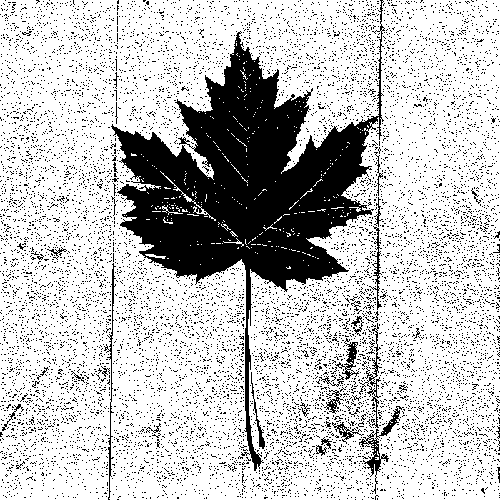
#> input picture flor_binaria.png, 501 x 500 px, found by its file name
$ jupyter execute --allow-errors aula5.ipynb
#> lines starting #> are read from the running program, lines starting #| are printed output that depends on the picture; after the words box and inside, x2 and y2 are one past the last pixel; in counts of white or black regions, pixels touching at a corner belong together
O código abaixo podemos obter o valor numérico, que representa a cor de um pixel em uma imagem colorida:

[cell 1]
import cv2
imagem = cv2.imread('C:/Users/hyago/documentos/Meusprojetos/python/computacao_visual/livro-visao-computacional-master/imagens/cap04/002.png')
#> (the rest of this cell did not finish here and is left out)

[cell 2]
# em tons de cinza só apresentará um único valor

import cv2
imagem = cv2.imread('C:/Users/hyago/documentos/Meusprojetos/python/computacao_visual/livro-visao-computacional-master/imagens/cap04/002.png')
#> (the rest of this cell did not finish here and is left out)

[cell 3]
# em imagens coloridas podemos obter a intensidade da cor de um único canal

import cv2
imagem = cv2.imread('C:/Users/hyago/documentos/Meusprojetos/python/computacao_visual/livro-visao-computacional-master/imagens/cap04/002.png')
#> (the rest of this cell did not finish here and is left out)

[cell 4]
# podemos alterar o valor de um determinado pixel da imagem atribuindo um novo valor

import cv2
imagem = imagem = cv2.imread('C:/Users/hyago/documentos/Meusprojetos/python/computacao_visual/livro-visao-computacional-master/imagens/cap04/002.png')
#> (the rest of this cell did not finish here and is left out)

## Acessando informações sobre a imagem

A bibliotexa OpenCV também nos permite obter algumas informações básicas sobre a imagem, como:
* Números de linhas;
* Números de colunas;
* Canais;
* Quantidade de pixels.

[cell 5]
# shape => obtemos o número de linhas, colunas e canais.

import cv2
imagem = cv2.imread('C:/Users/hyago/documentos/Meusprojetos/python/computacao_visual/livro-visao-computacional-master/imagens/cap04/002.png')
#> (the rest of this cell did not finish here and is left out)

[cell 6]
# size => obteremos o total de pixels da imagem, ou podemos multiplicar o total de linhas por colunas por canais

import cv2
imagem = cv2.imread('C:/Users/hyago/documentos/Meusprojetos/python/computacao_visual/livro-visao-computacional-master/imagens/cap04/002.png')
#> (the rest of this cell did not finish here and is left out)

## Histograma de cores

O histograma de cores de uma imagem é a distribuição de  frequência dos níveis de cinza em relação ao número de amostras. Essa distribuição nos fornece informaçãoes sobre a qualidade da imagem, principalmente no que diz respeito à intensidade luminosa e ao contraste.

### Histograma em uma imagem binária

Por possuir pixels representados apenas pela cor preta ou branca.

O total de pixels da imagem subtraído do total de pixels de uma determinada cor nos fornece a quantidade de pixels pretos ou brancos representados.

Estes dados são suficientes para plotar o histograma de uma imagem binária. O total de pixels pretos ou brancos pode ser obtido percorrendo todo a a matriz que representa a imagem, contando-os individualmente, assim como exemplificado no código:

[cell 7]
import cv2

imagem = cv2.imread('C:/Users/hyago/documentos/Meusprojetos/python/computacao_visual/flor_binaria.png',0) # o 0 indica a leitura da imagem em tons de cinza
#> imagem: shape (500, 501); 76.8% white; 10610 black regions (10572 under 20 px), largest, box (x1, y1, x2, y2) and area: (111, 0, 385, 471) 35959, (359, 406, 404, 494) 592, (104, 263, 116, 500) 395
forma = imagem.shape
#> forma = (500, 501)
totalPixelsBranco = 0
totalPixelsPreto = 0

for x in range(0, forma[0]):
    for y in range(0,forma[1]):
        if imagem[x,y] == 255:
            totalPixelsBranco +=1
        else:
            totalPixelsPreto +=1
#> after the loop, totalPixelsBranco = 192281; totalPixelsPreto = 58219

print(totalPixelsBranco)
#| 192281
print(totalPixelsPreto)
#| 58219

[cell 8]
# utilizando o Matplotlib

import cv2
import numpy as np
from matplotlib import pyplot as grafico

imagem = cv2.imread('C:/Users/hyago/documentos/Meusprojetos/python/computacao_visual/flor_binaria.png',0)
grafico.hist(imagem.ravel(), 256, [0, 256])
grafico.show()
#> figure, not shown here; tallest bar 192281 high, from x = 255 to 256

### Histograma em uma imagem em tons de cinza

[cell 9]
import cv2
import numpy as np
from matplotlib import pyplot as grafico

imagem = cv2.imread('C:/Users/hyago/documentos/Meusprojetos/python/computacao_visual/for_cinza.png',0)
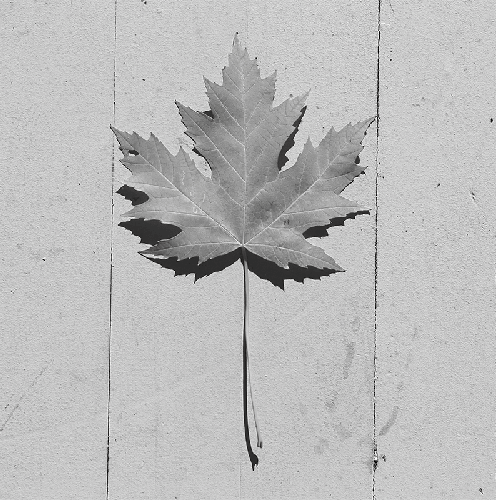
#> input picture for_cinza.png, 496 x 500 px, found by its file name
#> imagem: shape (500, 496); min 0, max 255, mean 187.8
grafico.hist(imagem.ravel(), 256, [0, 256])
grafico.show()
#> figure, not shown here; tallest bar 17364 high, from x = 201 to 202

O código a seguir demonstra como obter o histograma de cada candl individualmente

[cell 10]
import cv2
import numpy as np
from matplotlib import pyplot as grafico

imagem = cv2.imread('C:/Users/hyago/documentos/Meusprojetos/python/computacao_visual/for_colorida.png')
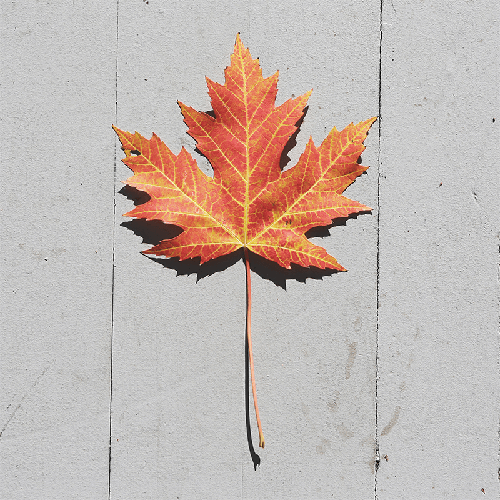
#> input picture for_colorida.png, 500 x 500 px, found by its file name
#> imagem is the input picture: shape (500, 500, 3); mean B, G, R 179.4, 184.9, 197
azul, verde, vermelho = cv2.split(imagem)

grafico.hist(azul.ravel(), 256, [0,256])
grafico.figure()
grafico.hist(verde.ravel(), 256, [0,256])
grafico.figure()
grafico.hist(vermelho.ravel(), 256, [0,256])
grafico.figure()

grafico.show()
#> figure, not shown here; tallest bar 14747 high, from x = 193 to 194
#> figure, not shown here; tallest bar 17675 high, from x = 197 to 198
#> figure, not shown here; tallest bar 21212 high, from x = 199 to 200

## Equalização de histograma

Imagens superexpostas (ou seja, com alto nível de luminosidade) geralmente apresentam histogramas com a maior parte dos elementos concentrados à direita. Do contrário, histogramas que possuem maior parte dos elementos concentrados à esquerda tendem a representar imagens subexpostas, com baixo nível de luminosidade

[cell 11]
import cv2
import numpy as np
from matplotlib import pyplot as plt

imagemOriginal = cv2.imread('C:/Users/hyago/documentos/Meusprojetos/python/computacao_visual/maquina.jpg',0)
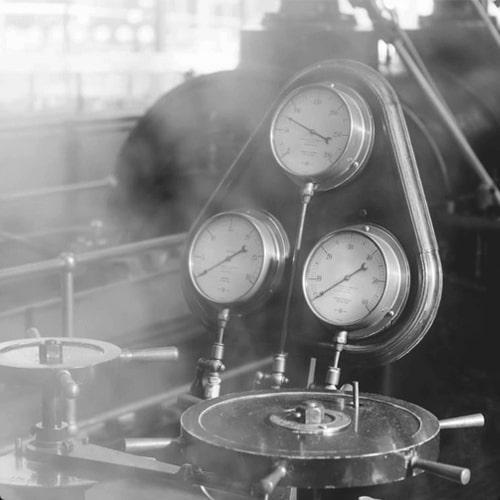
#> input picture maquina.jpg, 500 x 500 px, found by its file name
#> imagemOriginal is the input picture: shape (500, 500); min 13, max 255, mean 134.5
imagemEquilizada = cv2.equalizeHist(imagemOriginal)
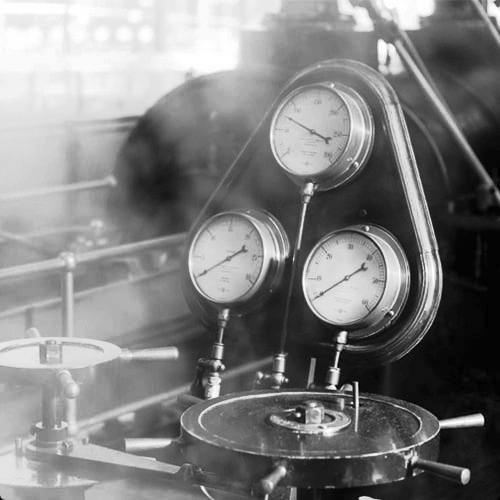
#> imagemEquilizada: shape (500, 500); min 0, max 255, mean 128.2
# Exibe a imagem original
plt.subplot(2,2,1)
plt.title('Imagem Original')
plt.imshow(cv2.cvtColor(imagemOriginal, cv2.COLOR_BGR2RGB))
plt.axis('off')

plt.subplot(2,2,2)
plt.title('Imagem Equalizada')
plt.imshow(cv2.cvtColor(imagemEquilizada, cv2.COLOR_BGR2RGB))
plt.axis('off')


plt.subplot(2,2,3)
plt.title('Histograma Original')
plt.hist(imagemOriginal.ravel(), 256, [0,256])

plt.subplot(2,2,4)
plt.title('Histograma Equalizada')
plt.hist(imagemEquilizada.ravel(), 256, [0,256])

plt.show()
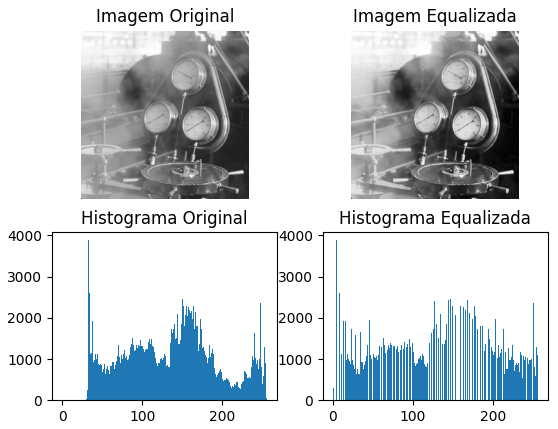
#> figure drawn by matplotlib, 4 panels; panel 3: tallest bar 3885 high, from x = 32 to 33; panel 4: tallest bar 3885 high, from x = 4 to 5

## Transformações Geométricas

### **Operação de rotação**

[cell 12]
import cv2
import numpy as np
import matplotlib.pyplot as plt

imagemOriginal = cv2.imread('C:/Users/hyago/documentos/Meusprojetos/python/computacao_visual/computer-vision/for_colorida.png')
totalLinhas, totalColunas = imagemOriginal.shape[:2]
#> totalLinhas = 500; totalColunas = 500
matriz = cv2.getRotationMatrix2D(
    (totalColunas/2, totalLinhas/2), -90, 1
)

imagemRotacionada = cv2.warpAffine(
   imagemOriginal,
    matriz,
    (totalColunas, totalLinhas)
)

plt.figure()
plt.title('Imagem Original')
plt.imshow(cv2.cvtColor(imagemOriginal, cv2.COLOR_BGR2RGB))
plt.axis('off')

plt.figure()
plt.title('Imagem Rotacionada $90^o$')
plt.imshow(cv2.cvtColor(imagemRotacionada, cv2.COLOR_BGR2RGB))
plt.axis('off')

### Operação de translação

[cell 13]
import cv2
import numpy as np
import matplotlib.pyplot as plt

imagemOriginal = cv2.imread('C:/Users/hyago/documentos/Meusprojetos/python/computacao_visual/computer-vision/for_colorida.png')

totalLinhas, totalColunas = imagemOriginal.shape[:2]

matriz = np.float32([[1,0,100], [0, 1, 100]])
imagemDeslocada = cv2.warpAffine(
    imagemOriginal,
    matriz,
    (totalColunas, totalLinhas)
)
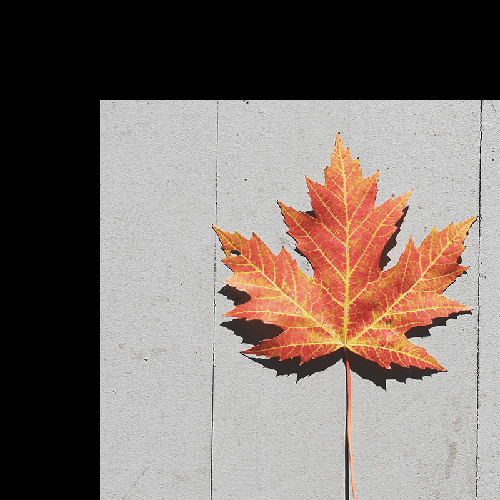
#> imagemDeslocada: shape (500, 500, 3); mean B, G, R 108.6, 114, 126.1

plt.subplot(1,2, 1)
plt.title('Imagem Original')
plt.imshow(cv2.cvtColor(imagemOriginal, cv2.COLOR_BGR2RGB))
plt.axis('off')
plt.subplot(1,2,2)
plt.title('Imagem Deslocada')
plt.imshow(cv2.cvtColor(imagemDeslocada, cv2.COLOR_BGR2RGB))
plt.axis('off')
plt.show()

### Ajuste de escala

[cell 14]
import cv2
import numpy as np
import matplotlib.pyplot as plt

imagemOriginal = cv2.imread('C:/Users/hyago/documentos/Meusprojetos/python/computacao_visual/computer-vision/for_colorida.png')

imagemModificada = cv2.resize(
    imagemOriginal, None, fx = 0.5, fy = 0.5,
    interpolation= cv2.INTER_CUBIC
)
print(imagemOriginal.shape)
#| (500, 500, 3)
print(imagemModificada.shape)
#| (250, 250, 3)
plt.subplot(1,2,1)
plt.imshow(cv2.cvtColor(imagemOriginal, cv2.COLOR_BGR2RGB))
plt.title('Imagem Original')
plt.axis('off')
plt.subplot(1,2,2)
plt.title('Imagem Modificada')
plt.imshow(cv2.cvtColor(imagemModificada, cv2.COLOR_BGR2RGB))
plt.axis('off')
plt.show()
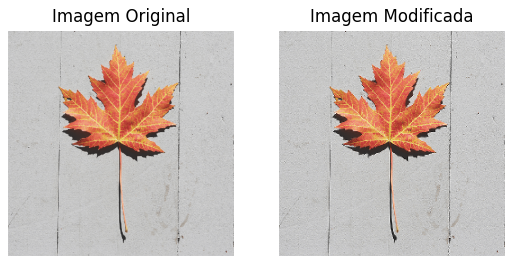
#> figure drawn by matplotlib, 2 panels

### Ajuste de pespectiva

[cell 15]
import cv2
import numpy as np
import matplotlib.pyplot as plt

imagemOriginal = cv2.imread('C:/Users/hyago/documentos/Meusprojetos/python/computacao_visual/computer-vision/sudoku.png')
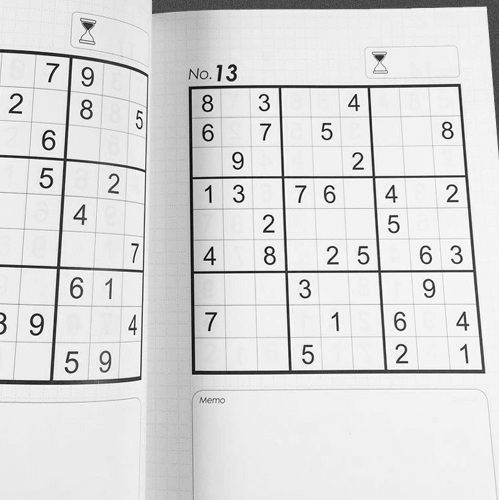
#> input picture sudoku.png, 499 x 500 px, found by its file name
#> imagemOriginal is the input picture: shape (500, 499, 3); min 1, max 255, mean 219.1

pontosIniciais = np.float32(
    [[189,87], [459,84], [192, 373], [484,372]]
)

pontosFinais = np.float32(
    [[0,0], [500,0], [0,500], [500,500]]
)
matriz = cv2.getPerspectiveTransform(
    pontosIniciais, pontosFinais
)

imagemModificada = cv2.warpPerspective(
    imagemOriginal, matriz, (500, 500)
)
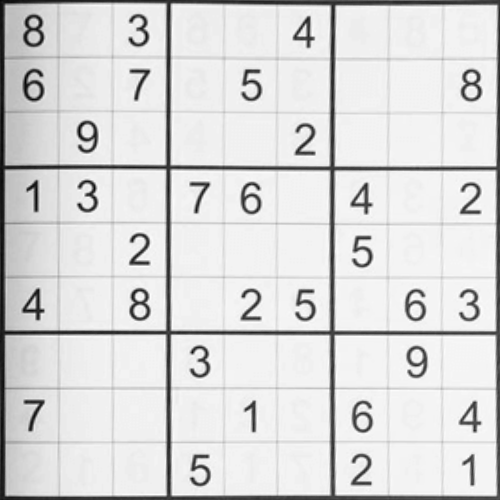
#> imagemModificada: shape (500, 500, 3); min 1, max 255, mean 217.8

plt.figure()
plt.title('Imagem Original')
plt.imshow(cv2.cvtColor(imagemOriginal, cv2.COLOR_BGR2RGB))
plt.axis('off')

plt.figure()
plt.title('Imagem Modificados')
plt.imshow(cv2.cvtColor(imagemModificada, cv2.COLOR_BGR2RGB))
plt.axis('off')

### Operação de adição

A operação de adição consiste em somar os valores dos pixels de uma imagem com outra(s), resultando em uma nova imagem.

[cell 16]
import cv2
import numpy as np
import matplotlib.pyplot as plt

imagemFichasVermelhas = cv2.imread('C:/Users/hyago/documentos/Meusprojetos/python/computacao_visual/computer-vision/ficha_vermelha.jpg')
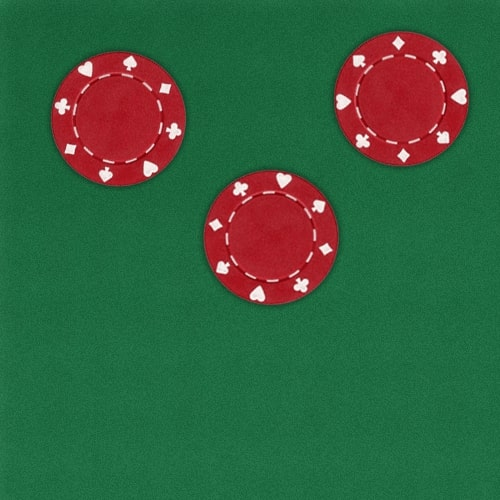
#> input picture ficha_vermelha.jpg, 500 x 500 px, found by its file name
#> imagemFichasVermelhas is the input picture: shape (500, 500, 3); mean B, G, R 63, 95.8, 53.8

imagemFichasPretas = cv2.imread('C:/Users/hyago/documentos/Meusprojetos/python/computacao_visual/computer-vision/ficha_preta.jpg')

#> (the rest of this cell did not finish here and is left out)
